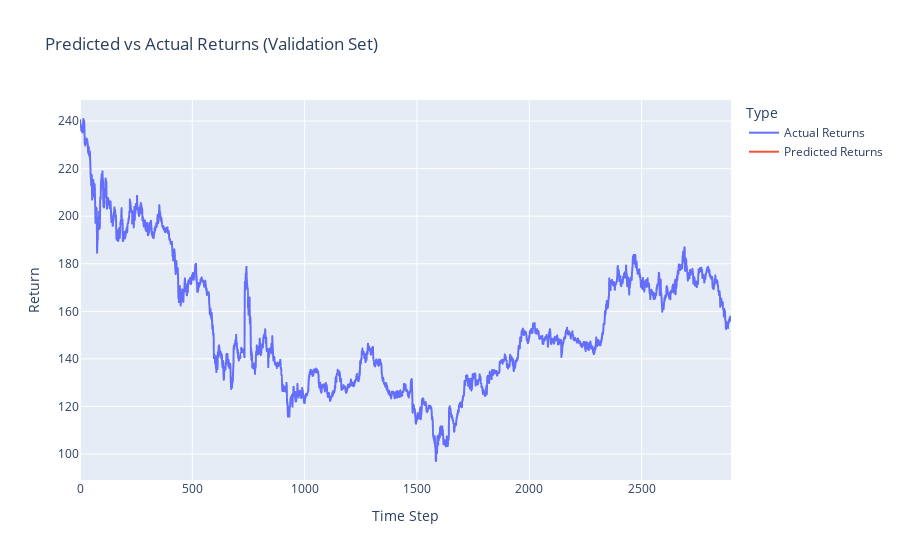

Here is the notebook cell this chart was saved with:
### Code cell
device = torch.device(cfg.device)
preds = []
targets = []
with torch.no_grad():
    for x, y in val_loader:
        x = x.to(device)
        y = y.to(device)
        out, _ = model(x)
        # Take only the last step prediction per sequence
        preds.append(out[:, -1].cpu().numpy())
        targets.append(y[:, -1].cpu().numpy())
preds = np.concatenate(preds, axis=0).flatten()
targets = np.concatenate(targets, axis=0).flatten()

df_plot = pd.DataFrame({
    "Time Step": np.arange(len(targets)),
    "Actual Returns": targets,
    "Predicted Returns": preds
})
df_plot = df_plot.melt(id_vars="Time Step", value_vars=["Actual Returns", "Predicted Returns"],
                        var_name="Type", value_name="Return")

fig = px.line(df_plot, x="Time Step", y="Return", color="Type",
                title="Predicted vs Actual Returns (Validation Set)")
fig.show()

### Figure 1 — Plotly figure (JSON) as saved in the notebook; plotly's stock layout.template omitted (floating-point values rounded to 4 significant figures; data arrays with more than 128 entries replaced by an {"elided": "..."} marker saying what was removed)
{"data": [{"hovertemplate": "Type=Actual Returns<br>Time Step=%{x}<br>Return=%{y}<extra></extra>", "legendgroup": "Actual Returns", "line": {"color": "#636efa", "dash": "solid"}, "marker": {"symbol": "circle"}, "mode": "lines", "name": "Actual Returns", "showlegend": true, "type": "scattergl", "x": {"elided": "2899 int values"}, "xaxis": "x", "y": {"elided": "2899 float values"}, "yaxis": "y"}, {"hovertemplate": "Type=Predicted Returns<br>Time Step=%{x}<br>Return=%{y}<extra></extra>", "legendgroup": "Predicted Returns", "line": {"color": "#EF553B", "dash": "solid"}, "marker": {"symbol": "circle"}, "mode": "lines", "name": "Predicted Returns", "showlegend": true, "type": "scattergl", "x": {"elided": "2899 int values"}, "xaxis": "x", "y": {"elided": "2899 null values"}, "yaxis": "y"}], "layout": {"legend": {"title": {"text": "Type"}, "tracegroupgap": 0}, "title": {"text": "Predicted vs Actual Returns (Validation Set)"}, "xaxis": {"anchor": "y", "domain": [0, 1], "title": {"text": "Time Step"}}, "yaxis": {"anchor": "x", "domain": [0, 1], "title": {"text": "Return"}}}}
